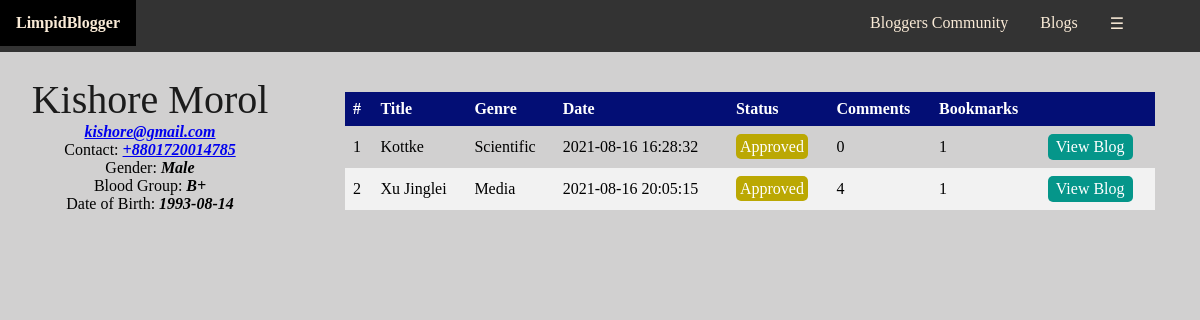
The page /views/Blogger/BloggerProfile.php?id=4 (signed in) on the database its author committed.
### tables this page shows
CREATE TABLE `bloggers` (
  `id` int(11) NOT NULL,
  `name` varchar(255) NOT NULL,
  `contact` varchar(255) NOT NULL,
  `blood_group` varchar(255) NOT NULL,
  `gender` varchar(255) NOT NULL,
  `birth_date` date NOT NULL,
  `login_id` int(11) NOT NULL
);

CREATE TABLE `blogs` (
  `id` int(11) NOT NULL,
  `title` varchar(255) NOT NULL,
  `content` text NOT NULL,
  `post_time` datetime NOT NULL DEFAULT current_timestamp(),
  `comment_count` int(11) DEFAULT 0,
  `bookmark_count` int(11) DEFAULT 0,
  `category_id` int(11) NOT NULL,
  `blogstatus_id` int(11) NOT NULL,
  `blogged_by` int(11) NOT NULL
);

CREATE TABLE `categories` (
  `id` int(11) NOT NULL,
  `category` varchar(255) NOT NULL
);

CREATE TABLE `blogstatus` (
  `id` int(11) NOT NULL,
  `status` varchar(255) NOT NULL
);

### models/DBC.php (called while the page is built, shortened)
<?php
$serverName="localhost";
$userName="root";
$password="";
$dbName="limpidbloggers_db";
function get($query)
{
	$data=array();
	global $serverName,$userName,$password,$dbName;
	try
	{
		$conn=mysqli_connect($serverName,$userName,$password,$dbName);
		$result=mysqli_query($conn,$query);
		if(mysqli_num_rows($result) > 0)
		{
			while($row=mysqli_fetch_assoc($result))
			{
				$entity=array();
				foreach($row as $k=>$v)
				{
					$entity[$k]=$row[$k];
				}
				$data[]=$entity;
			}
		}
		return $data;
	}
	catch (Exception $e)
	{
		throw $e->getMessage();
		return $data;
		mysqli_close($conn);
	}
}
?>

### models/BloggerModel.php (called while the page is built, shortened)
<?php
require_once 'DBC.php';
function getBloggersInfoAlongBlogsByBloggerID($data)
{
	$result = null;
	try
	{
		$query = "SELECT bloggers.*, logins.email AS email, blogs.id AS blog_id, blogs.title, blogs.content, blogs.post_time, blogs.comment_count, blogs.bookmark_count, blogstatus.status AS blog_status, categories.category FROM `bloggers` ";
		$query .= "LEFT JOIN `logins` ON bloggers.login_id = logins.id ";
		$query .= "LEFT JOIN `blogs` ON bloggers.id = blogs.blogged_by ";
		$query .= "LEFT JOIN `blogstatus` ON blogs.blogstatus_id = blogstatus.id ";
		$query .= "LEFT JOIN `categories` ON blogs.category_id = categories.id ";
		$query .= "WHERE bloggers.id = $data;";
		$result=get($query);
		if($result != null)
		{
			return $result;
		}
		else
		{
			return $result;
		}
	}
	catch(Exception $e)
	{
		throw $e->getMessage();
		return $result;
	}
}
?>

### views/Blogger/BloggerProfile.php (the view, shortened to what this page needs)
<?php
include "../../controllers/BloggerProfileController.php";
?>
<!DOCTYPE html>
<html>
    <head>
        <link rel="stylesheet" href="https://localhost/LimpidBloggers/assets/css/navigationbar.css">
        <link rel="stylesheet" href="https://localhost/LimpidBloggers/assets/css/divs.css">
        <link rel="stylesheet" href="https://localhost/LimpidBloggers/assets/css/texts.css">
        <link rel="stylesheet" href="https://localhost/LimpidBloggers/assets/css/forms.css">
        <link rel="stylesheet" href="https://localhost/LimpidBloggers/assets/css/buttons.css">
        <link rel="stylesheet" href="https://localhost/LimpidBloggers/assets/css/tables.css">
    </head>
    <body>
        <form method="POST">
            <?php
            if($_SESSION['loginInfo']['usertype_id'] == 1)
            {
                include "../Admin/navbar.php";
            }
            ?>
            <div>
            <div class="remainDiv2">
                <div style="padding-top: 3vh;"></div>
                <div style="width: calc(25%); float: left; text-align:center;">
                    <span class="blogTitle"><?php echo $allData[0]["name"]; ?></span>
                    <br>
                    <b><i><a href="mailto:<?php echo $allData[0]["email"]; ?>"><?php echo $allData[0]["email"]; ?></a></i></b>
                    <br>
                    Contact: <b><i><a href="tel:<?php echo $allData[0]["contact"]; ?>"><?php echo $allData[0]["contact"]; ?></a></i></b>
                    <br>
                    Gender: <b><i><?php echo $allData[0]["gender"]; ?></i></b>
                    <br>
                    Blood Group: <b><i><?php echo $allData[0]["blood_group"]; ?></i></b>
                    <br>
                    Date of Birth: <b><i><?php echo $allData[0]["birth_date"]; ?></i></b>
                    <br>
                    <br>
                </div>
                <div style="width: calc(75%); float: right; overflow-y:scroll">
                   <div style="padding-top: 2vh;"></div>
                    <center>
                        <table class="table2">
                            <thead>
                                <th>#</th>
                                <th>Title</th>
                                <th>Genre</th>
                                <th>Date</th>
                                <th>Status</th>
                                <th>Comments</th>
                                <th>Bookmarks</th>
                                <th></th>
                            </thead>
                            <tbody>
                                <?php
                                    if($_SESSION['loginInfo']['usertype_id'] == 3 && unserialize($_COOKIE['userInfo'])['id'] == $id)
                                    {
                                        loadBloggersPostsMyPanel();
                                    }
                                    else
                                    {
                                        loadBloggersPosts();
                                    }
                                ?>
                            </tbody>
                        </table>
                    </center>
                </div>
            </div>
        </form>
    </body>
</html>

### controllers/BloggerProfileController.php (shortened to what this page needs)
<?php
require_once '../../models/BloggerModel.php';
$id = $_GET['id'];
$allData = getBloggersInfoAlongBlogsByBloggerID($id);
function loadBloggersPosts()
{
    global $allData;
    $content = "";
    $Sl = 1;
    if(sizeof($allData) > 0 && $allData != null)
    {
        if($allData[0]['title']!=null)
        {
            foreach($allData as $data)
            {
                if($data['blog_status'] == "Approved")
                {
                    $content .= '<tr>';
                    $content .=        '<td>'.$Sl.'</td>';
                    $content .=        '<td>'.$data["title"].'</td>';
                    $content .=        '<td>'.$data["category"].'</td>';
                    $content .=        '<td>'.$data["post_time"].'</td>';
                    $content .=        '<td><span class="attenText1">'.$data["blog_status"].'</span></td>';
                    $content .=        '<td>'.$data["comment_count"].'</td>';
                    $content .=        '<td>'.$data["bookmark_count"].'</td>';
                    $content .=        '<td align="middle"><a class="linkBtn1" href="https://localhost/LimpidBloggers/views/Common/Blog.php?id='.$data["blog_id"].'">View Blog</a></td>';
                    $content .='</tr>';
                    $Sl += 1;
                }
            }
        }
        else
        {
            $content .= '<tr><td colspan="6" align="middle"><h2 class="error2">NO BLOGS FOUND.</h2></td></tr>';
        }
    }
    else
    {
        $content .= '<tr><td colspan="6" align="middle"><h2 class="error2">NO BLOGS FOUND.</h2></td></tr>';
    }
    echo $content;
}
?>

### assets/css/navigationbar.css (style rules this page uses)
body { margin:0; }

### assets/css/divs.css (style rules this page uses)
.remainDiv2 { width: 100%; height: 93.5vh; position: relative; overflow: auto; background-position: center; background-color: rgba(201, 200, 200, 0.849); text-align: center; vertical-align: middle; }

### assets/css/texts.css (style rules this page uses)
.blogTitle { text-decoration: wavy; font-family: 'Times New Roman', Times, serif; font-size: 40px; text-align: center; color: rgb(27, 27, 27); }
.attenText1 { background-color: #bba803; color: white; padding: 4px 4px; text-align: center; text-decoration: none; border-radius: 5px; }

### assets/css/buttons.css (style rules this page uses)
.linkBtn1:link, .linkBtn1:visited { background-color: #05968a; color: white; padding: 4px 8px; text-align: center; text-decoration: none; display: inline-block; border-radius: 5px; }

### assets/css/tables.css (style rules this page uses)
.table2 { border-collapse: collapse; width: calc(90%); }
.table2 th, .table2 td { text-align: left; padding: 8px; }
.table2 tr:nth-child(even) { background-color: #f2f2f2 }
.table2 th { background-color: #030e75; color: white; }

### rows shown on the page
bloggers: name "Kishore Morol", contact "+8801720014785", gender "Male", blood_group "B+", birth_date "1993-08-14", blogs.title "Kottke", categories.category "Scientific", blogs.post_time "2021-08-16 16:28:32", blogstatus.status "Approved", blogs.comment_count "0", blogs.bookmark_count "1", blogs.title "Xu Jinglei", categories.category "Media", blogs.post_time "2021-08-16 20:05:15", blogs.comment_count "4"

### other values the page prints
$allData[0]["email"] "kishore@gmail.com"
